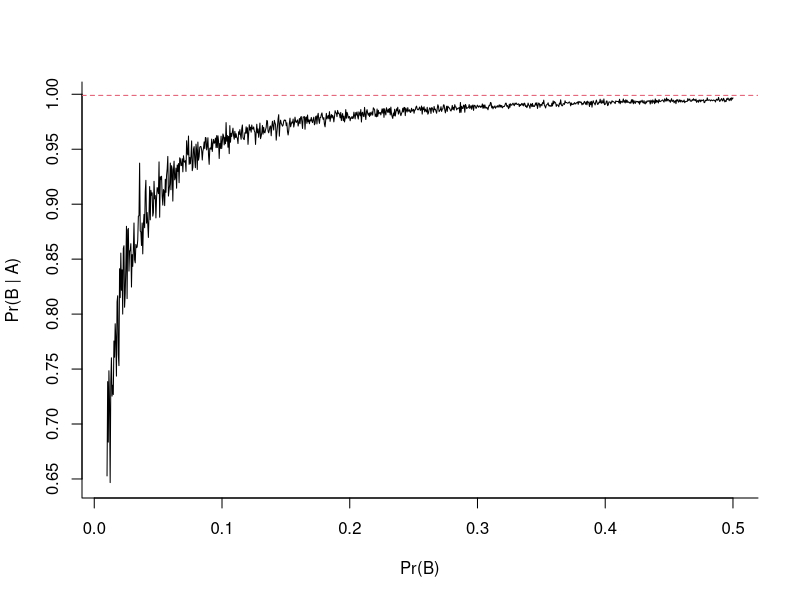

This chart was generated by the following R code:
# Title     : Simulation of HW 1 - Problem 4
# Created by: Cesar Gama
# Created on: 1/24/2021


simulate_experiment <- function(p=0.02, n=10000) {
  # The simulation will generate a sample of individuals, indicating if they have a genetic disorder, then will simulate
  # a test to detect if they have the disorder, and finally will compute the probability of the subjects having the
  # disorder based on the test results.
  #
  # Parameters:
  #     p (double): Probability of an individual within the population of having the genetic disorder
  #     n (double): Sample size | Number of hypotetical subjects
  # Returns:
  #     double:

  # For the simulation we define two events, A and B:
  #     Let A = "Test result is positive"
  #     Let B = "Has a genetic Disorder"; P(B) = parameter p (default to 0.02)
  B <- sample(c(0, 1), n,prob=c(1-p, p), replace=TRUE)
  A <- apply_test(B)

  # Then the empirical frequency of disease given positive is
  n_BA <- sum(A & B)
  n_A <- sum(A)
  pB_given_A <- n_BA / n_A
  return(pB_given_A)
}


apply_test <- function (subjects, sens=0.999, spec=0.995){
  # Simulates a test to a sample of subjects. Sensitibity and specifity could be passed in as parameters.
  #
  # It creates a vector u of size n, with random numbers uniformly distributed between {0, 1}. For each subject, we
  # compare u_i either against the sensitiv if it has ths disroder, or against the specifity if it doesn't have the
  # disorder.
  #
  # Parameters:
  #     B (vector): Sample of subjects to apply the test to. Values in {0, 1}
  #     sens (double): probability that the test returns a positive result, if the individual has the disorder
  #     spec (double): probability that the test reurns a negaative result, if the individual doesn't have the disorder
  #                 also defined as 1 - (false positive rate)
  #
  # Returns:
  #     vector: Vector with tests results. Values in {0, 1}

  n <- length(subjects)
  u <- runif(n)

  return(ifelse(subjects==1, u<sens, u<1-spec))
}


main <- function (){
  # Number of iterations
  n <- 1000

  # We want to compare how Pr(B|A) changes for a range of values of P(B)
  p_range <- seq(from=0.01,to=0.5,length=n)
  y <- rep(0,n)
  for(i in 1:n)
    y[i] <- simulate_experiment(p_range[i])

  # Finally, plot the results
  plot(p_range,y,type="l",bty="l",xlab="Pr(B)",ylab="Pr(B | A)")
  sens <- 0.999
  abline(h=sens,lty=2,col=2)
}


main()